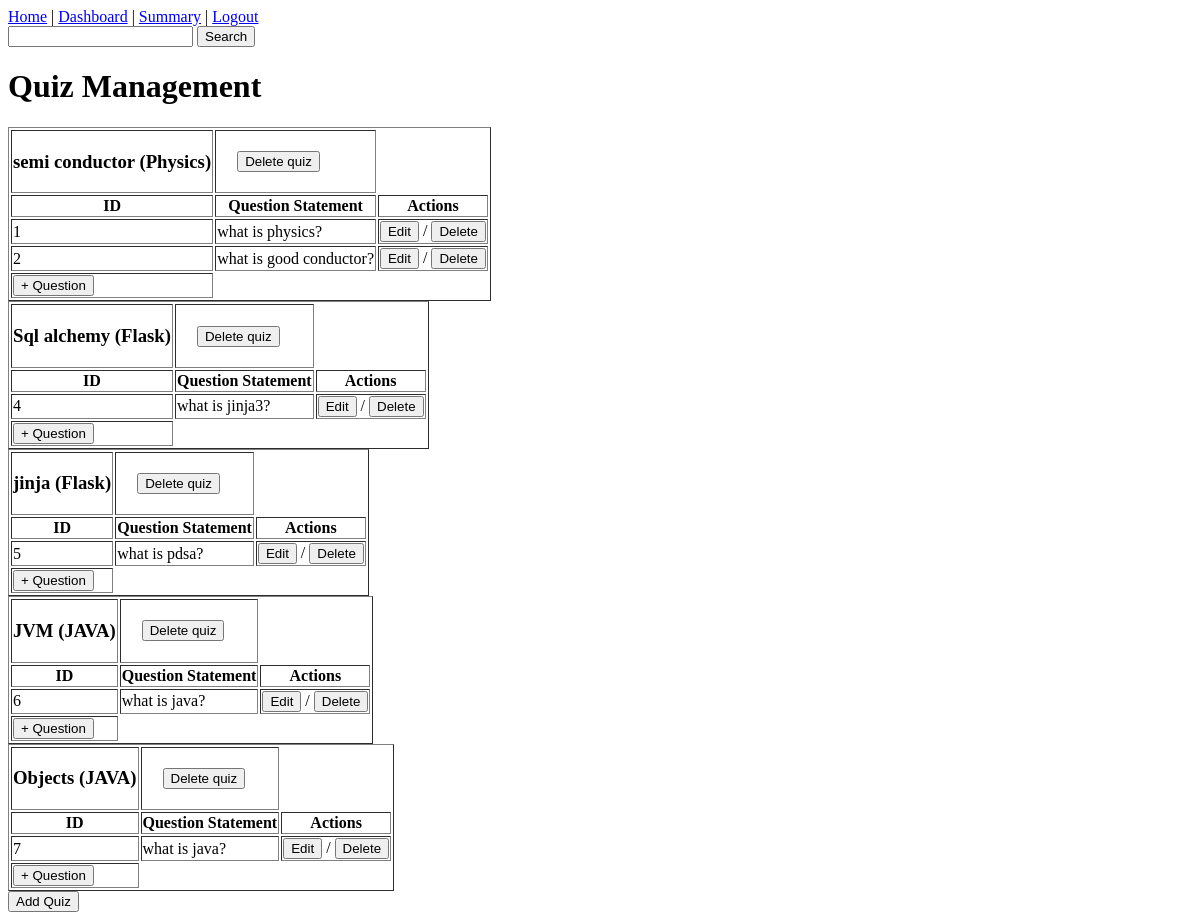
/quiz_management, run on an earlier commit of the app's database.
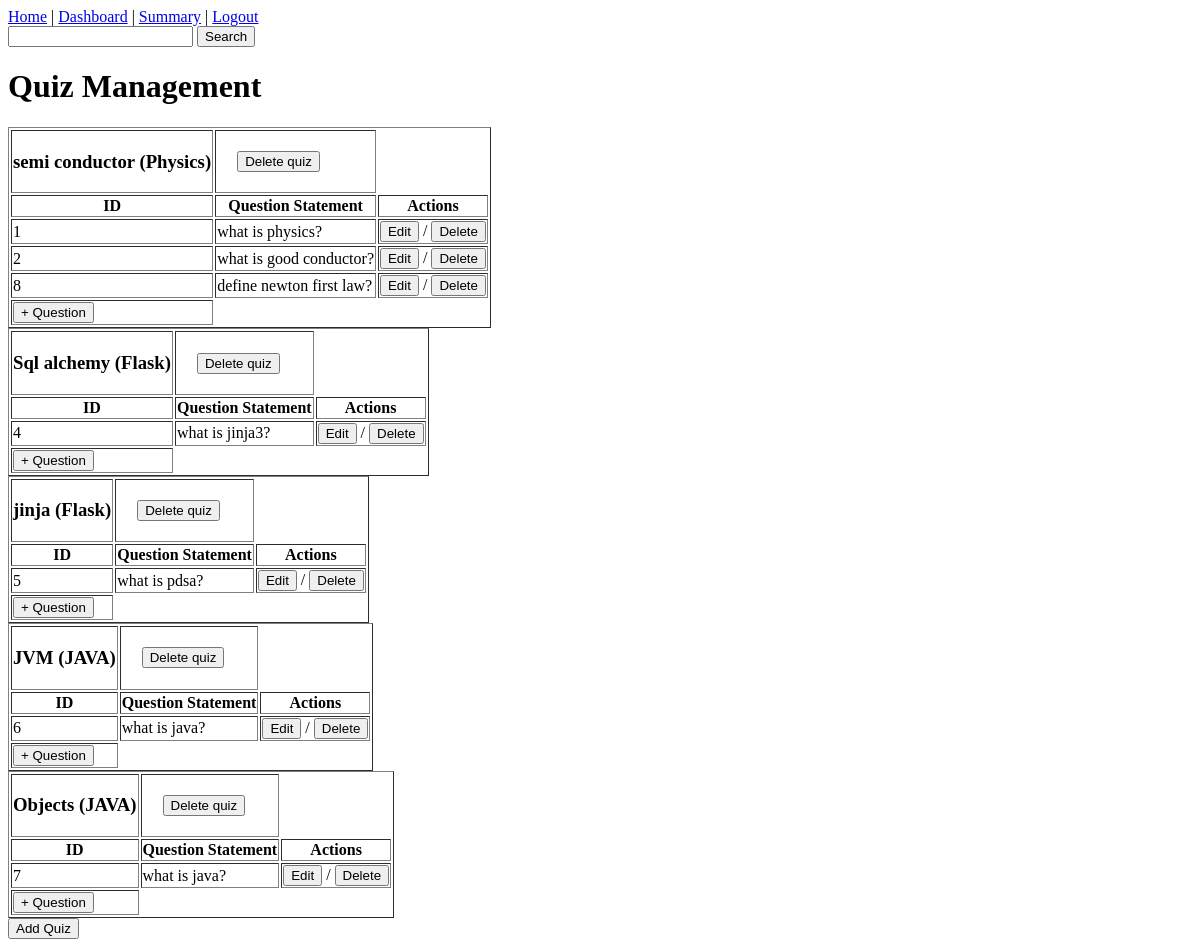
And on a later commit of the database.
### models.py (models this page shows, shortened)
class Chapter(db.Model):
    id = db.Column(db.Integer, primary_key = True)
    name = db.Column(db.String(100), nullable=False)
    description = db.Column(db.String(100),  nullable = True)
    subject_id = db.Column(db.Integer, db.ForeignKey('subject.id'), nullable = False)
    quizzes = db.relationship('Quiz', backref='chapter', lazy=True)

class Quiz(db.Model):
    id = db.Column(db.Integer, primary_key = True)
    chapter_id = db.Column(db.Integer, db.ForeignKey('chapter.id'), nullable = False)
    date_of_quiz = db.Column(db.String(10))
    time_duration = db.Column(db.String(10)) #HH:MM
    remark = db.Column(db.String(100), nullable = True)
    question = db.relationship('Question', backref = 'quiz', lazy = True)

class Subject(db.Model):
    id = db.Column(db.Integer, primary_key = True)
    name = db.Column(db.String(100), nullable=False)
    description = db.Column(db.String(100),  nullable = True)
    chapters = db.relationship('Chapter', backref='subject', lazy=True)

class Question(db.Model):
    id = db.Column(db.Integer, primary_key = True)
    quiz_id = db.Column (db.Integer , db.ForeignKey("quiz.id"), nullable = False)
    q_statement = db.Column(db.String(100), nullable = False)
    o_1 = db.Column(db.String(50), nullable = False)
    o_2 = db.Column(db.String(50), nullable = False)
    o_3 = db.Column(db.String(50), nullable = False)
    o_4 = db.Column(db.String(50), nullable = False)
    correct_option = db.Column(db.Integer, nullable = False)

### app.py (the view)
@app.route("/quiz_management", methods = ['GET', 'POST'])
def quiz_management():
    subjects = Subject.query.all()
    chapters = Chapter.query.all()
    quizzes = Quiz.query.all()
    question = Question.query.all()
    return render_template("quiz_management.html", subjects = subjects, chapters = chapters, quizzes = quizzes, question = question)

### templates/quiz_management.html (shortened to what this page needs)
<!DOCTYPE html>
<html lang="en">
<head>
</head>
<body>
    <div id = "nav_bar">
        <a href="{{ url_for('home') }}">Home</a>  |
          <a href="{{ url_for('admin_dashboard') }}">Dashboard</a>  |
            <a href="{{ url_for('admin_summary') }}">Summary</a>     |
              <a href="{{ url_for('login') }}">Logout</a>
        <form action="/">
            <input type="text" name="search_key" >
            <button>Search</button>
        </form>
        <h1>Quiz Management</h1>
        <div id = "content">
            {% for subject in subjects %}
                {% for chapter in subject.chapters %}
                    {% for quiz in chapter.quizzes %}
                    <table border = "1px">
                    <tr>
                        <th>
                            <h3>{{chapter.name}} ({{subject.name}})</h3>
                        </th>
                        <td><a href="/delete_quiz?id={{ quiz.id }}"
                            style="margin-left: 20px;">
                                <button>Delete quiz</button>
                        </a></td>
                    </tr>
                    <tr>
                        <th>ID</th>
                        <th>Question Statement</th>
                        <th>Actions</th>
                    </tr>
                    {% for question in quiz.question %}
                    <tr>
                        <td>{{question.id}}</td>
                        <td>{{question.q_statement}}</td>
                        <td>
                            <a href="{{ url_for('edit_question', id=question.id) }}"><button>Edit</button></a> /
                            <a href="{{ url_for('delete_question', id=question.id) }}"><button>Delete</button></a>
                        </td>
                    </tr>
                    {% endfor %}
                    <tr>
                    <td>
                    <a href="{{ url_for('add_question', quiz_id=quiz.id) }}">
                        <button>+ Question</button>
                    </a>
                    </td>
                    </tr>
                </table>
                    {% endfor %}
                {% endfor %}
            {% endfor %}
        </div>
        <div id = "/add_quiz">
            <a href="{{ url_for('add_quiz') }}">
                <button>Add Quiz</button>
            </a>
</body>
</html>

What changed in the data, as far as the page shows it:
added Question: id "8", q_statement "define newton first law?", shown under Quiz (number 1 of 5 on the later page)
